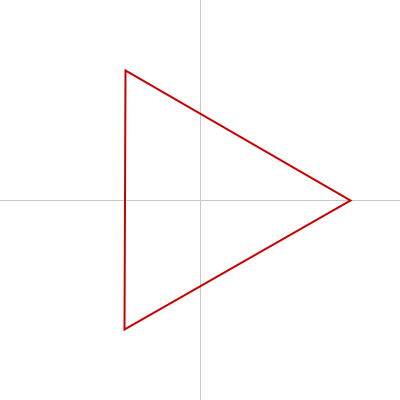
Frame 1 (no input)
Frame 60 (the mouse pressed at the canvas centre just before this capture): identical to frame 1, image omitted
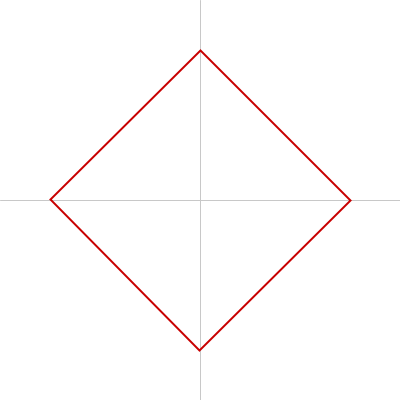
Frame 120 (the mouse held since frame 60 and released just before this capture)

The Processing sketch that drew these frames (run headless with seeded random() and noise(); from frame 60 on, the mouse is pressed at the canvas centre):

// Processing sketch: sketch_190814a
// ── sketch_190814a.pde
int vertexNum = 3;
int MIN = 3;
int MAX = 10;
int angle = 1;

void setup() {
  size(400, 400);
}

void draw() {
  background(255);

  // 中心線
  strokeWeight(1);
  stroke(200);
  line(width/2, 0, width/2, height);
  line(0, height/2, width, height/2);

  // 正六角形
  noFill();
  strokeWeight(2);
  stroke(200, 0, 0);
  drawPolygon(width/2, height/2, 150, vertexNum);  // 横の位置、縦の位置、中心点と頂点までの距離、頂点数
}

void drawPolygon(int x, int y, int r, int vertexNum) {
  pushMatrix();
  translate(x, y);
  beginShape();
  for (int i = 0; i < vertexNum; i++) {
    vertex(r*cos(radians(360*i/vertexNum)), r*sin(radians(360*i/vertexNum)));
  }
  endShape(CLOSE);
  popMatrix();
}

void mousePressed () {
  vertexNum++;
  if (vertexNum >= MAX) {
    vertexNum = MIN;
  }
}
